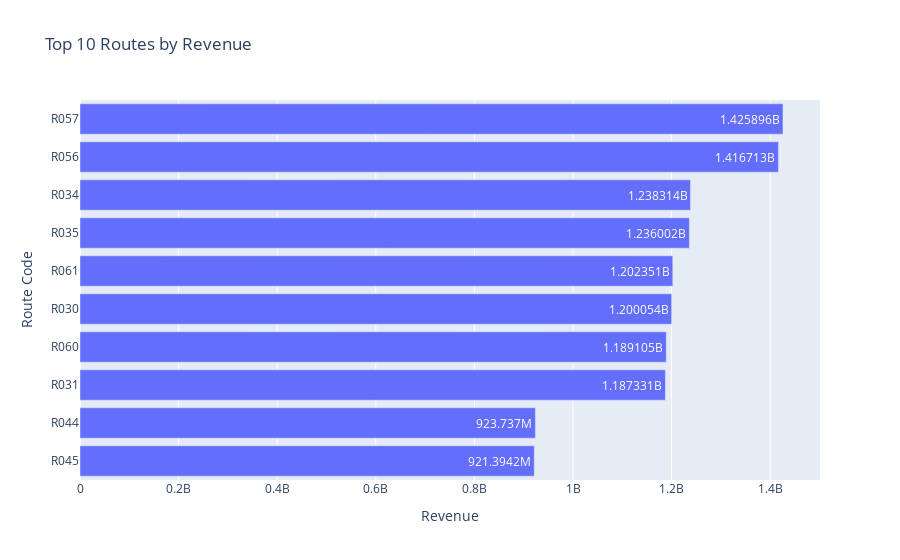

Notebook source saved alongside this figure:
### Code cell
# Visualize top routes
import plotly.express as px

fig = px.bar(
    top_routes,
    x="route_revenue",
    y="route_code",
    orientation="h",
    title="Top 10 Routes by Revenue",
    text_auto=True
)

fig.update_layout(
    xaxis_title="Revenue",
    yaxis_title="Route Code",
    yaxis=dict(autorange="reversed")  # highest at top
)

fig.show()

### Figure 1 — Plotly figure (JSON) as saved in the notebook; plotly's stock layout.template omitted (floating-point values rounded to 4 significant figures)
{"data": [{"hovertemplate": "route_revenue=%{x}<br>route_code=%{y}<extra></extra>", "legendgroup": "", "marker": {"color": "#636efa", "pattern": {"shape": ""}}, "name": "", "orientation": "h", "showlegend": false, "textposition": "auto", "texttemplate": "%{x}", "type": "bar", "x": [1426000000.0, 1417000000.0, 1238000000.0, 1236000000.0, 1202000000.0, 1200000000.0, 1189000000.0, 1187000000.0, 923700000.0, 921400000.0], "xaxis": "x", "y": ["R057", "R056", "R034", "R035", "R061", "R030", "R060", "R031", "R044", "R045"], "yaxis": "y"}], "layout": {"barmode": "relative", "legend": {"tracegroupgap": 0}, "title": {"text": "Top 10 Routes by Revenue"}, "xaxis": {"anchor": "y", "domain": [0, 1], "title": {"text": "Revenue"}}, "yaxis": {"anchor": "x", "autorange": "reversed", "domain": [0, 1], "title": {"text": "Route Code"}}}}
